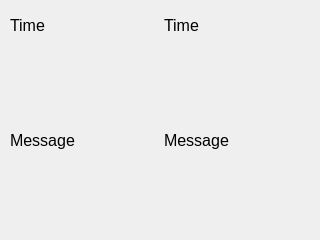
<?xml version="1.0" encoding="UTF-8"?>
<ui version="4.0">
 <class>main_form</class>
 <widget class="QWidget" name="main_form">
  <property name="geometry">
   <rect>
    <x>0</x>
    <y>0</y>
    <width>320</width>
    <height>240</height>
   </rect>
  </property>
  <property name="minimumSize">
   <size>
    <width>320</width>
    <height>240</height>
   </size>
  </property>
  <property name="maximumSize">
   <size>
    <width>640</width>
    <height>480</height>
   </size>
  </property>
  <property name="windowTitle">
   <string>Communicator</string>
  </property>
  <widget class="QWidget" name="horizontalLayoutWidget">
   <property name="geometry">
    <rect>
     <x>10</x>
     <y>10</y>
     <width>301</width>
     <height>31</height>
    </rect>
   </property>
   <layout class="QHBoxLayout" name="horizontalLayout">
    <item>
     <widget class="QLabel" name="label_time_saver">
      <property name="maximumSize">
       <size>
        <width>16777215</width>
        <height>300</height>
       </size>
      </property>
      <property name="font">
       <font>
        <pointsize>12</pointsize>
       </font>
      </property>
      <property name="text">
       <string>Time</string>
      </property>
     </widget>
    </item>
    <item>
     <widget class="QLabel" name="label_time_sender">
      <property name="maximumSize">
       <size>
        <width>626</width>
        <height>300</height>
       </size>
      </property>
      <property name="font">
       <font>
        <pointsize>12</pointsize>
       </font>
      </property>
      <property name="text">
       <string>Time</string>
      </property>
     </widget>
    </item>
   </layout>
  </widget>
  <widget class="QWidget" name="horizontalLayoutWidget_2">
   <property name="geometry">
    <rect>
     <x>10</x>
     <y>50</y>
     <width>301</width>
     <height>181</height>
    </rect>
   </property>
   <layout class="QHBoxLayout" name="horizontalLayout_2">
    <item>
     <widget class="QLabel" name="label_message_saver">
      <property name="font">
       <font>
        <pointsize>12</pointsize>
       </font>
      </property>
      <property name="text">
       <string>Message</string>
      </property>
     </widget>
    </item>
    <item>
     <widget class="QLabel" name="label_message_sender">
      <property name="font">
       <font>
        <pointsize>12</pointsize>
       </font>
      </property>
      <property name="text">
       <string>Message</string>
      </property>
     </widget>
    </item>
   </layout>
  </widget>
 </widget>
 <resources/>
 <connections/>
</ui>
